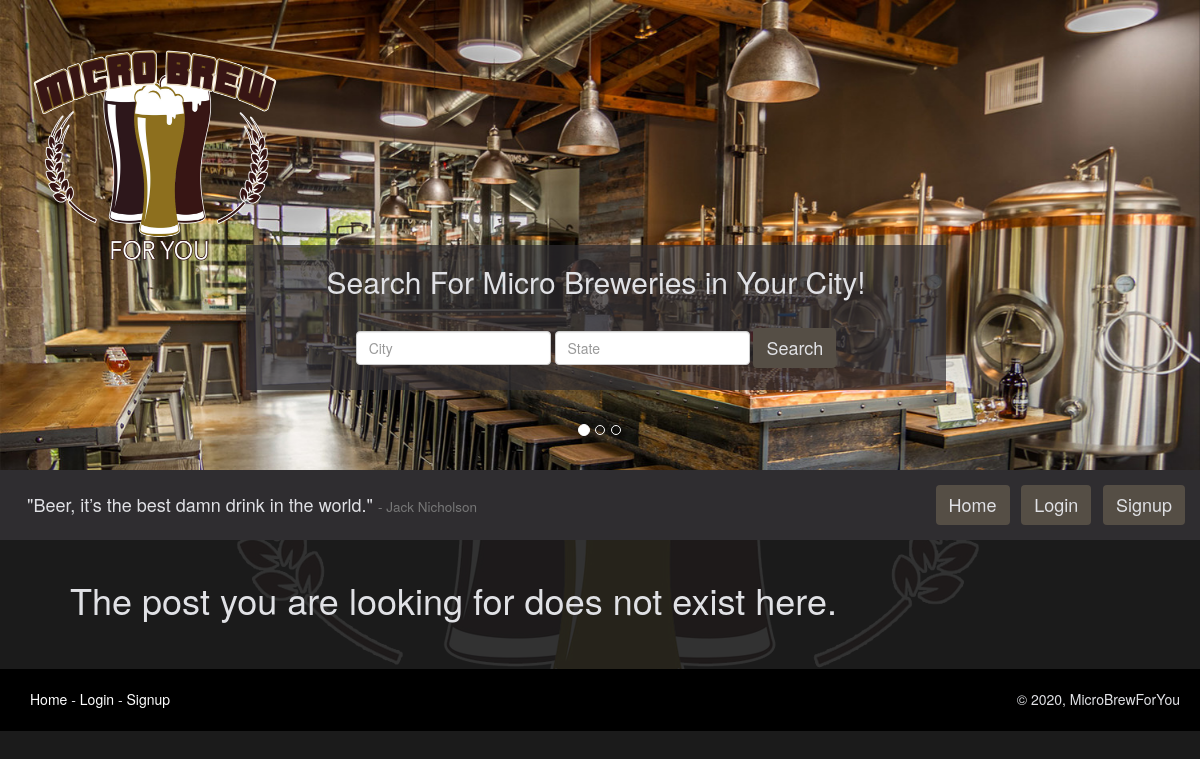
/post/16/, run on an earlier commit of the app's database.
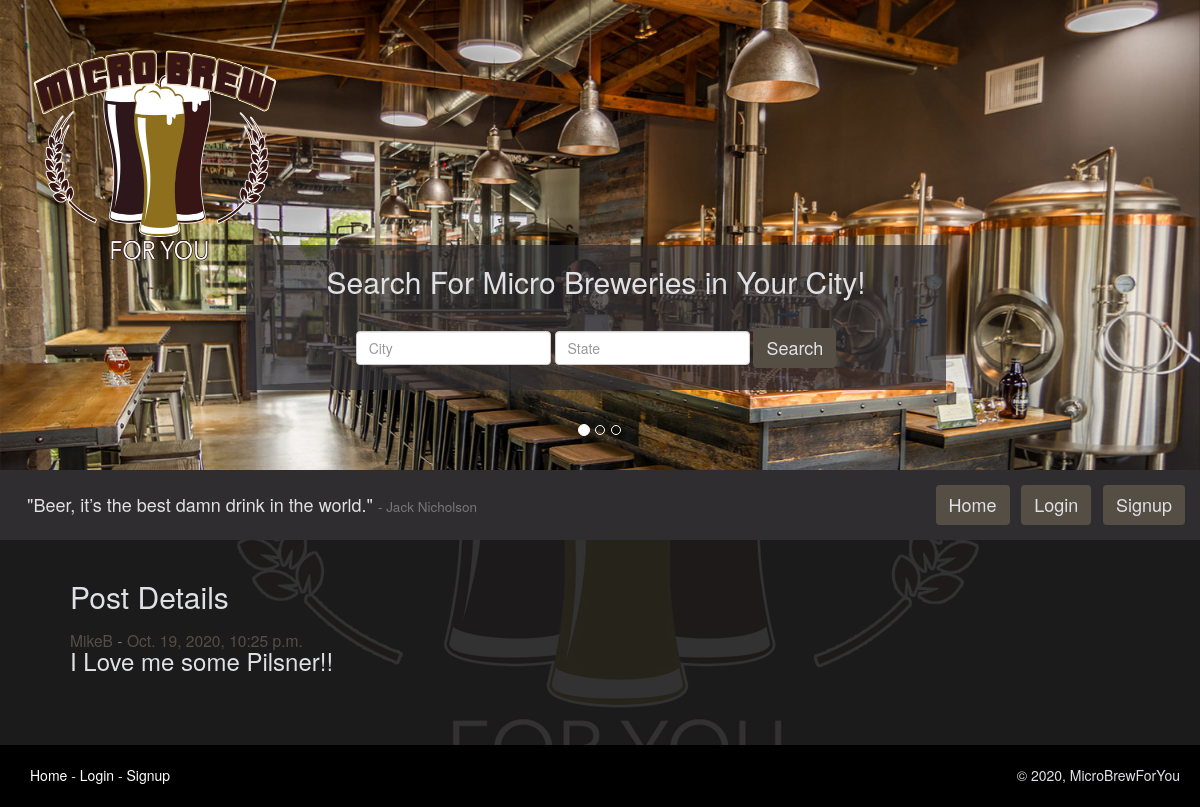
And on a later commit of the database.
### microbrewforyou_app/models.py (models this page shows, shortened)
class Posts(models.Model):
    author = models.ForeignKey(
        CustomUser, on_delete=models.CASCADE, related_name='author')
    body = models.TextField(max_length=280)
    postTime = models.DateTimeField(default=timezone.now)
    lastUpdated = models.DateField(auto_now=True)

class CustomUser(AbstractUser):
    bio = models.CharField(max_length=280, default='')
    user_image = models.ImageField(
        upload_to='images/', blank=True)
    users_following = models.ManyToManyField(
        "self", symmetrical=False, related_name='CustomUser')
    fav_breweries = models.ManyToManyField(
        "Breweries", symmetrical=False,
        related_name='fav_breweries', blank=True)
    fav_brewtypes = models.ManyToManyField(
        "BrewTypes", symmetrical=False,
        related_name='fav_brewtypes', blank=True)
    address = models.CharField(max_length=280)
    city = models.CharField(max_length=50)
    state = models.CharField(max_length=50)
    user_since = models.DateTimeField(default=timezone.now)
    REQUIRED_FIELDS = ['first_name', 'bio', 'address', 'city', 'state']
    def __str__(self):
        return self.username

### microbrewforyou_app/views.py (the view)
# urls.py: path('post/<int:post_id>/', post_detail_view, name="postview"),
def post_detail_view(request, post_id):
    my_post = Posts.objects.filter(id=post_id).first()
    words_quote = "Beer, it’s the best damn drink in the world."
    words_author = "Jack Nicholson"
    return render(
        request, "post_detail.html",
        {"post": my_post,
         'words_author': words_author, "words_quote": words_quote}
    )

### templates/post_detail.html (shortened to what this page needs)
{% extends 'base.html' %}
{% block content %}
  <br />
  {% if not post %}
    <h1>The post you are looking for does not exist here.</h1>
  {% else %}
    <h2>Post Details</h2>
    <h3>
      <span class="small">
        <a class="custom_link" href="{% url 'userview' user_id=post.author.id %}">
          {{ post.author}}
        </a>
        -
        <a class="custom_link" href="{% url 'postview' post_id=post.id %}">
          {{post.postTime}}
        </a>
      </span>
      <br />
      {{ post.body }}
    </h3>
    <br />
  {% endif %}
  <br />
  <br />
{% endblock %}

What changed in the data, as far as the page shows it:
added Posts: author "MikeB", postTime "Oct. 19, 2020, 10:25 p.m.", body "I Love me some Pilsner!!"
Also different on the page:
text no longer shown: "The post you are looking for does not exist here."
text now shown: "Post Details -"
